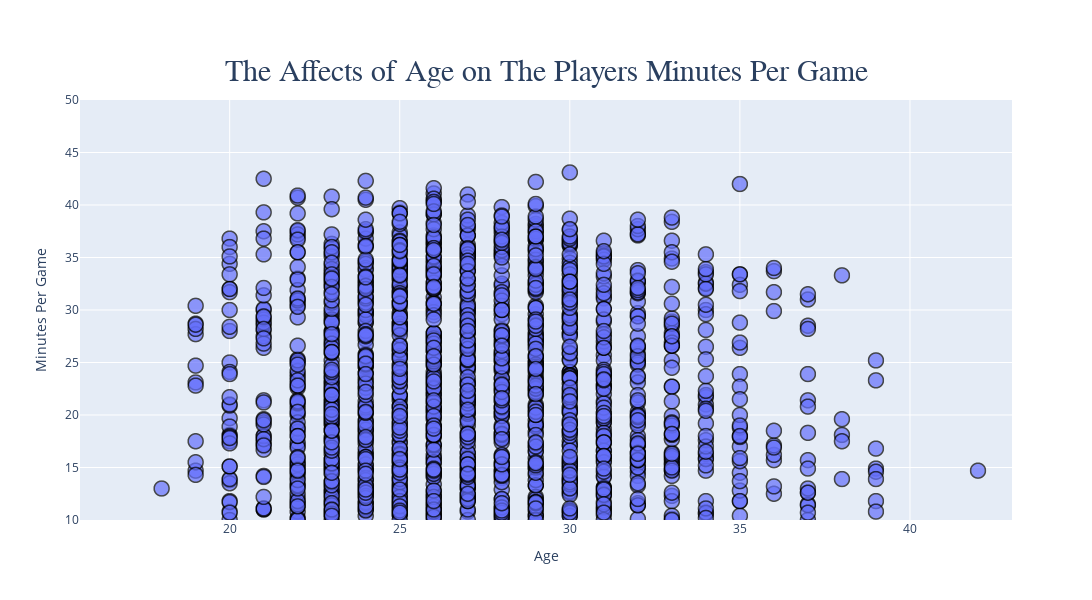

Notebook code cell kept with this figure:
### Code cell
min_x,max_x = NBA_Data_MvA['Age'].min(), NBA_Data_MvA['Age'].max()
min_y,max_y = NBA_Data_MvA['Minutes Per Game'].min(), NBA_Data_MvA['Minutes Per Game'].max()
min_x = min_x - 0.1*(max_x - min_x)
min_y = min_y - 0.1*(max_y - min_y)
max_x = max_x + 0.1*(max_x - min_x)
max_y = max_y + 0.1*(max_y - min_y)

fig = px.scatter(NBA_Data_MvA, x = 'Age', y = 'Minutes Per Game', hover_name = 'Player', 
                 hover_data = {'Age': True, 'Minutes Per Game': True}, 
                 height = 600, width = 1200, range_x = [min_x, 43], range_y= [10, 50], 
                 title = 'The Affects of Age on The Players Minutes Per Game')


fig.update_layout(title_font_family = "Times New Roman")
fig.update_layout(title = {'y': 0.9, 'x': 0.5, 'xanchor': 'center', 'yanchor': 'top'})
fig.update_layout(title = dict(font = dict(size = 30)))
fig.update_traces(marker = {'size':15, 'opacity':0.7})
fig.update_traces(marker = dict(line = dict(width = 1.5, color = 'black')))
fig.write_image('Age and Minutes correlation.png')
fig.show()

### Figure 1 — Plotly figure (JSON) as saved in the notebook; plotly's stock layout.template omitted (floating-point values rounded to 4 significant figures; data arrays with more than 128 entries replaced by an {"elided": "..."} marker saying what was removed)
{"data": [{"hovertemplate": "<b>%{hovertext}</b><br><br>Age=%{x}<br>Minutes Per Game=%{y}<extra></extra>", "hovertext": {"elided": "1657 str values"}, "legendgroup": "", "marker": {"color": "#636efa", "line": {"color": "black", "width": 1.5}, "opacity": 0.7, "size": 15, "symbol": "circle"}, "mode": "markers", "name": "", "showlegend": false, "type": "scattergl", "x": {"elided": "1657 int values"}, "xaxis": "x", "y": {"elided": "1657 float values"}, "yaxis": "y"}], "layout": {"height": 600, "legend": {"tracegroupgap": 0}, "title": {"font": {"family": "Times New Roman", "size": 30}, "text": "The Affects of Age on The Players Minutes Per Game", "x": 0.5, "xanchor": "center", "y": 0.9, "yanchor": "top"}, "width": 1200, "xaxis": {"anchor": "y", "domain": [0, 1], "range": [15.6, 43], "title": {"text": "Age"}}, "yaxis": {"anchor": "x", "domain": [0, 1], "range": [10, 50], "title": {"text": "Minutes Per Game"}}}}
